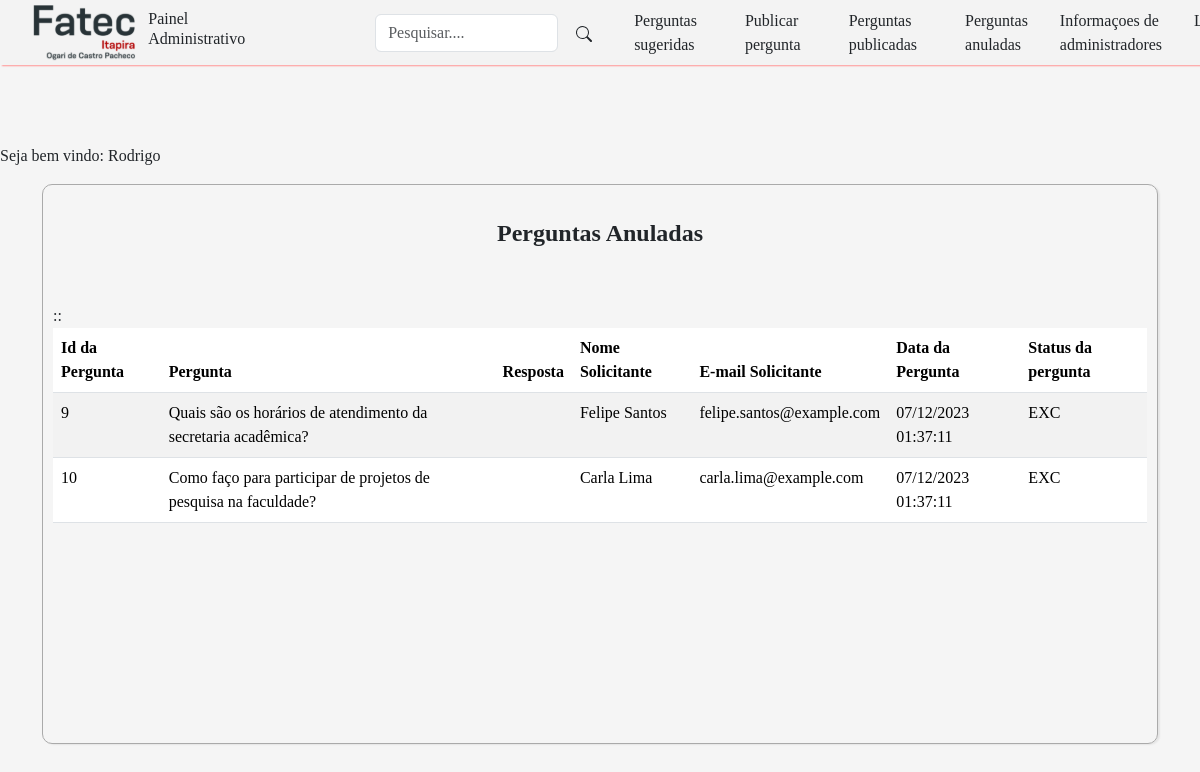
Before: /view/listar_pergunta_anulada.php (signed in) with the older database file.
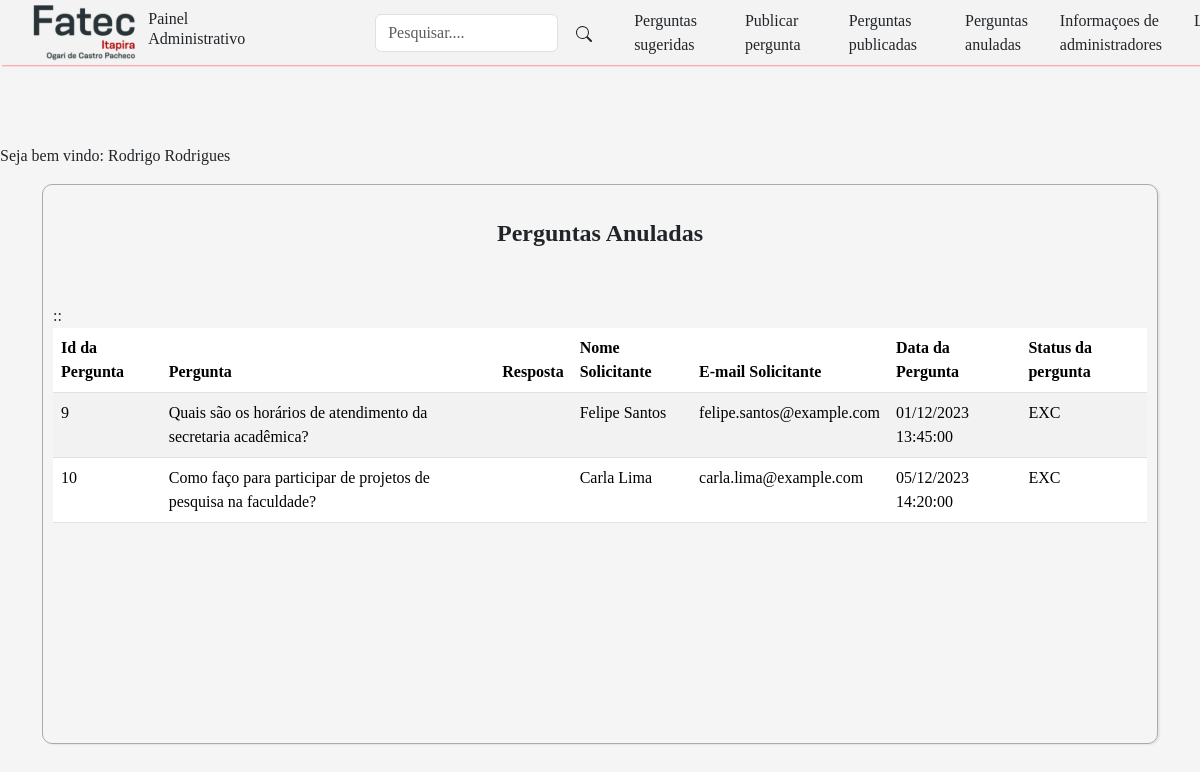
After: the same page with the newer database file.
### tables this page shows
CREATE TABLE tb_perguntas (
    id_pergunta INT AUTO_INCREMENT NOT NULL PRIMARY KEY,
    pergunta TEXT,
    resposta TEXT,
    nome_solicitante VARCHAR(255) NOT NULL,
    email_solicitante VARCHAR(100) NOT NULL,
    situacao VARCHAR(255) NOT NULL,
    data_pergunta DATETIME NOT NULL DEFAULT CURRENT_TIMESTAMP(),
    data_resposta DATETIME,
    adm_id_resposta INT,
    CONSTRAINT fk_tb_adm_adm_id FOREIGN KEY (adm_id_resposta) REFERENCES tb_adm(adm_id),
    status_pergunta ENUM('NR','RES','EXC') DEFAULT 'NR',
    view INT DEFAULT 0
);

### view/listar_pergunta_anulada.php (the view, shortened to what this page needs)
<?php
if (isset($_SESSION['nome_adm_logado'])) {
    $nome_adm = $_SESSION['nome_adm_logado'];
} else {
    header('Location: ../login.html');
    exit();
    echo "Sessão não iniciada.";
}
require_once "../class/pergunta.php";
require_once "../conexao.php";
if(!empty($_GET['search']))
{
    $data = $_GET['search'];
    $sql = "SELECT * FROM tb_perguntas WHERE (id_pergunta LIKE '%$data%'  or pergunta LIKE '%$data%' or resposta LIKE '%$data%') and status_pergunta = 'EXC' ORDER BY id_pergunta DESC";
}
else
{
    $sql ="SELECT * FROM tb_perguntas WHERE status_pergunta = 'EXC' ORDER BY id_pergunta";
}
$result = $conexao->query($sql);
?>
<!DOCTYPE html>
<html lang="pt-BR">
<head>
    <link href="https://cdn.jsdelivr.net/npm/bootstrap@5.3.2/dist/css/bootstrap.min.css" rel="stylesheet">
    <link href="../css/areaadmin.css" rel="stylesheet">
</head>
<body>
<header>
        <nav class="navbar navbar-expand-lg fixed-top" >
            <img class="logo" src="../img/FATEC.svg">
                <div class="container ">
                <h2 class="nav-link text-light text-dark">Painel Administrativo</h2>
                <div class="box-search">
                <input type="search" class="form-control w=25" id="pesquisar" placeholder="Pesquisar...." onkeydown="handleKeyPress(event)">
                    <button class="btn" onclick="searchData()" style="margin-left:5px;">
                    </button>
                </div>
                <div class="collapse navbar-collapse  " id="navbarNav">
                <ul class="navbar-nav">
                        <li class="nav-item mx-3" >
                            <a class="nav-link text-dark" href="listar_pergunta_sugerida.php">Perguntas sugeridas</a>
                        </li>
                        <li class="nav-item mx-3">
                            <a class="nav-link text-dark" href="form_nova_pergunta.php">Publicar pergunta</a>
                        </li>
                        <li class="nav-item mx-3">
                            <a class="nav-link text-dark" href="listar_pergunta_publicada.php">Perguntas publicadas</a>
                        </li>
                        <li class="nav-item mx-3">
                            <a class="nav-link text-dark" href="listar_pergunta_anulada.php">Perguntas anuladas</a>
                        </li>
                            <a class="nav-link text-dark" href="listar_adm.php">Informaçoes de administradores</a>
                        <li class="nav-item mx-3">
                            <a class="nav-link text-dark" href="?logout=true"> Logout</a>
                        </li>
                    </ul>
                    </div>
            </div>
        </nav>
    </header>
    <br><br><br><br><br><br>
    <?php echo "<p>Seja bem vindo: $nome_adm</p>" ?>
    <main>
    <div class="container">
            <div class="table-container">
                <table class="table table-striped bg-light">
                    <thead>
                        <br>
                        <h4>Perguntas Anuladas</h4>
                        <br><br>
                        <tr>
                            <th>Id da Pergunta</th>
                            <th>Pergunta</th>
                            <th>Resposta</th>
                            <th>Nome Solicitante</th>
                            <th>E-mail Solicitante</th>
                            <th>Data da Pergunta</th>
                            <th>Status da pergunta</th>
                        </tr>
                    </thead>
                        <tbody>
                        <?php
                        while($user_data = $result-> fetch(PDO::FETCH_ASSOC))
                        {
                            echo"<tr>:";
                            echo"<td>".$user_data['id_pergunta']."</td>";
                            echo"<td>".$user_data['pergunta']."</td>";
                            echo"<td>".$user_data['resposta']."</td>";
                            echo"<td>".$user_data['nome_solicitante']."</td>";
                            echo"<td>".$user_data['email_solicitante']."</td>";
                            echo "<td>".date('d/m/Y H:i:s', strtotime($user_data['data_pergunta']))."</td>";
                            echo"<td>".$user_data['status_pergunta']."</td>";
                        }
                    ?>
                        </tbody>
                </table>
            </div>
        </div>
    </main>
</body>
</html>

Changed rows visible on the page:
changed tb_perguntas "Quais são os horários de atendimento da secretaria acadêmica?": data_pergunta "07/12/2023 01:37:11" → "01/12/2023 13:45:00"
changed tb_perguntas "Como faço para participar de projetos de pesquisa na faculdade?": data_pergunta "07/12/2023 01:37:11" → "05/12/2023 14:20:00"
Other visible differences:
$nome_adm: "Rodrigo" → "Rodrigo Rodrigues"
